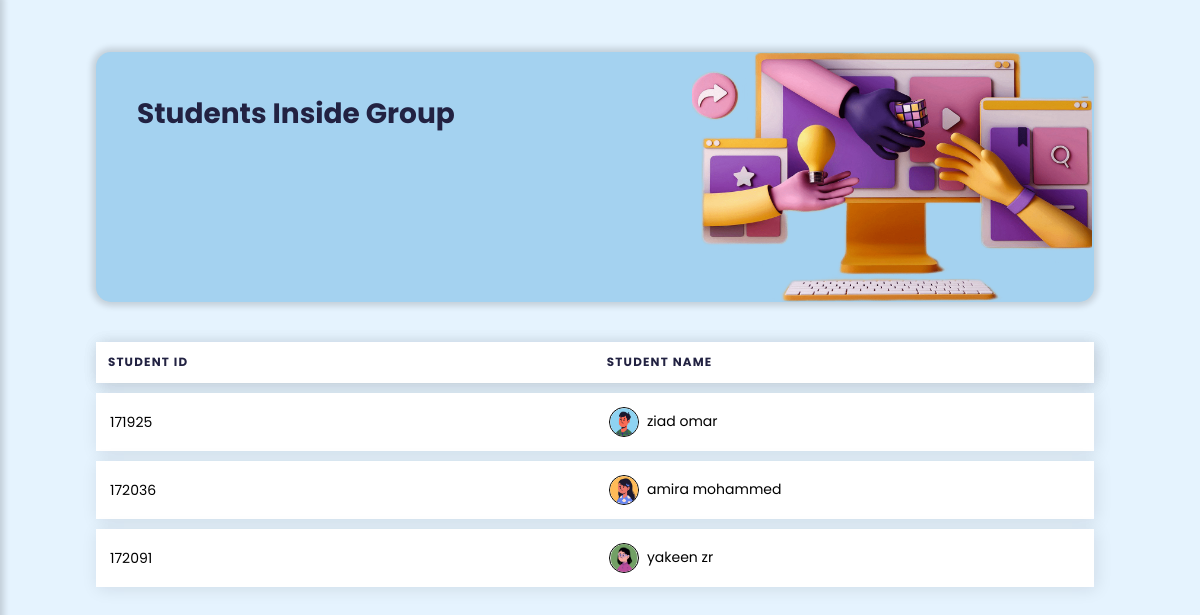
Screenshot of /UI/control_panel/students_in_group_control_panel.php?g_no=107 with the database file from the repository.
### tables this page shows
CREATE TABLE IF NOT EXISTS `student` (
  `stu_id` int(11) NOT NULL,
  `user_id` int(8) NOT NULL,
  `stu_specialization` varchar(25) NOT NULL,
  PRIMARY KEY (`stu_id`),
  KEY `fk_user_id_s` (`user_id`) USING BTREE
);

CREATE TABLE IF NOT EXISTS `user` (
  `user_id` int(8) NOT NULL AUTO_INCREMENT,
  `full_name` varchar(50) NOT NULL,
  `password` varchar(225) NOT NULL,
  `u_img` varchar(225) DEFAULT NULL,
  `role` varchar(8) DEFAULT NULL,
  PRIMARY KEY (`user_id`)
);

### controls/students.php (called while the page is built, shortened)
<?php
global $conn;
function selectAllStudentInGroup(){
    global $conn;
    if(isset($_GET['g_no'])){
        $sql = "SELECT user.full_name,user.u_img,student.stu_id FROM user,student, student_group WHERE user.user_id=student.user_id AND student.stu_id=student_group.stu_id AND student_group.g_no ='$_GET[g_no]';";
        $pre=$conn->prepare($sql);
        $pre->execute();
        $records=$pre->get_result()->fetch_all(MYSQLI_ASSOC);
        return $records;
    }
}

### UI/control_panel/students_in_group_control_panel.php (the view, shortened to what this page needs)
<?php
include(MAIN_PATH."/controls/students.php");
$students=selectAllStudentInGroup();
?>
<!DOCTYPE html>
<html lang="en">
    <head>
        <link rel="stylesheet" href="../../css/controlpanel_groups_teacher_student_files.css">
        <link rel="stylesheet" href="https://maxst.icons8.com/vue-static/landings/line-awesome/line-awesome/1.3.0/css/line-awesome.min.css">
    </head>
<body id="b-vlightblue">
<header class="main_icon">
</header>
<div class="main-content">
    <div class="header-box">
        <div class="header-box-content-table">
            <h2>Students Inside Group</h2><br>
        </div>
        <img src="../../sources/image/teacher_image_3d.png" >
    </div>
    <div class="table-box">
        <table class="table">
            <thead>
                <tr>
                    <th scope="col">Student Id</th>
                    <th scope="col">Student Name</th>
                </tr>
            </thead>
            <tbody>
            <?php foreach($students as $key => $student):?>
                <tr>
                    <td data-label="stu-id"><?php echo $student['stu_id'] ?></td>
                    <td data-label="stu-name"><img src="<?php echo BASE_URL . '/sources/image/' . $student['u_img']; ?>" class="tab-img" style="width: 30px; height: 30px;border-radius:100%;"><?php echo $student['full_name'] ?></td>
                </tr>
            <?php endforeach; ?>
            </tbody>
        </table>
    </div>
</div>
</body>
</html>

### css/controlpanel_groups_teacher_student_files.css (style rules this page uses)
:root { --darkblue:#2A3D6C ; --vdarkblue:#222242 ; --orange:#FFBA5F; --lightorange:#fcc680; --shadow1:rgba(17,17,26,0.1) 2px 2px 16px; --shadow2:0 0 0.375rem 0.25rem rgb(0 0 0 / 15%); --lightblue:#A4D2F0; --lightgreen:#D8E6D6; --vlightblue:#e5f3fe; --darkgreen:#53744A; --red:#D92A2A; }
* { padding: 0; margin: 0; text-decoration: none; list-style-type: none; box-sizing: border-box; font-family: "Poppins", sans-serif; }
body { overflow-x: hidden; }
.main-content { margin-left:290px; width: calc(100vw - 290px); transition: margin-left 300ms; padding: 1rem 6rem; }
header { display: flex; align-items: center; }
.header-box { height: 250px; width: 99%; box-shadow: var(--shadow2); background: var(--lightblue); margin-top: 20px; border-radius: 15px; }
.header-box img { width: 420px; float: right; margin-right: 100px; }
@media only screen and (max-width:1334px) { .header-box img { margin-top: 0rem; margin-right: .3rem; width: 440px; } }
@media only screen and (max-width:1370px) { .header-box img { margin-top: 0rem; margin-right: .1rem; width: 400px; } }
@media only screen and (max-width:1280px) { .main-content { width: 100vw; margin-left: 0; } }
#b-vlightblue { background: var(--vlightblue); }
.header-box-content-table { float: left; padding:25px; }
.header-box-content-table { text-align: center; }
.header-box-content-table h2 { font-size: 28px; padding: 1rem; color: var(--vdarkblue); }
.table-box { width:99%; box-shadow: var(--shadow); margin-top: 30px; border-radius: 10px; float: left; }
table { border-collapse: separate; margin: 0; padding: 0; width: 100%; font-size: 14px; border-radius: 10px; table-layout: fixed; border-spacing: 0 10px; }
table tr { padding: .15em; margin-bottom: 10px; box-shadow: var(--shadow1); }
thead { box-shadow: var(--shadow1); color: var(--vdarkblue); }
table th,table td { padding: 1em; text-align: left; background: #FFFFFF; }
table th { font-size: .85em; letter-spacing: .1em; text-transform: uppercase; }
.tab-img { display: inline-block; width: 30px; height: 30px; vertical-align: middle; border: 1px solid #000; border-radius:100%; margin-right: 8px; }

### rows the page displays
student: stu_id "171925", user.u_img (picture), user.full_name "ziad omar"
student: stu_id "172036", user.u_img (picture), user.full_name "amira mohammed"
student: stu_id "172091", user.u_img (picture), user.full_name "yakeen zr"
